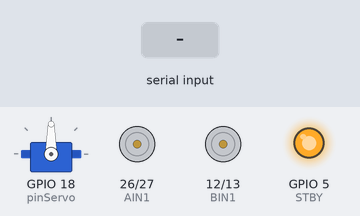
Bench run of a sketch on a simulated ESP32. Shown: servo, motor-driver pin pairs drawn as motors (green arrow = first pin HIGH = forward, orange = second pin HIGH = backward, longer = more drive, scaled by the enable pin, stopped while the standby pin is LOW), output pins drawn as LEDs (lit = HIGH). The inputs (shaded band) are chosen by the test bench. What the sketch prints to the serial monitor is not drawn.

Above: at 1.8 s.
1.9 s: "w\n" received over Serial
At 2.9 s:
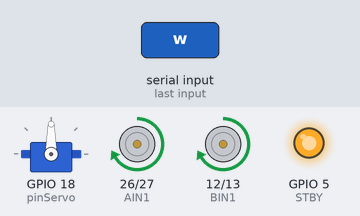
3.4 s: "s\n" received over Serial
At 4.3 s:
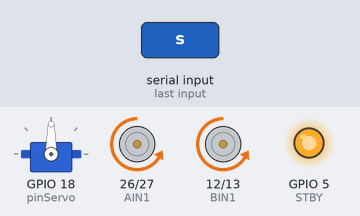
4.9 s: "d\n" received over Serial
At 5.4 s:
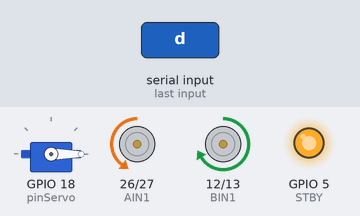
6.4 s: "a\n" received over Serial
At 7.7 s:
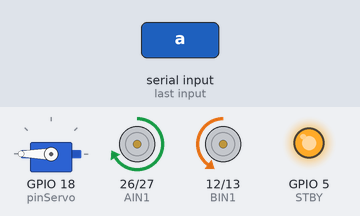
Timing chart, 0 to 8.9 s (numbered marks = the images above; inputs shaded):
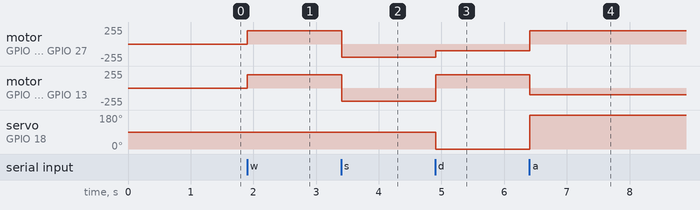

The sketch:

Servo_y_reductores.ino
```cpp
/*
 * Control de Motores DC con TB6612FNG + Servo usando ESP32
 * Control mediante teclas del computador vía Serial
 * Motores: W/S/A/D para movimiento, X para detener
 * Servo: Se orienta según la dirección del carrito
 *        - Derecha (D): 0 grados
 *        - Izquierda (A): 180 grados
 *        - Otros casos: 90 grados
 */

// ============================================
// LIBRERÍAS
// ============================================
#include <ESP32Servo.h>

// ============================================
// CONFIGURACIÓN DE PINES - TB6612FNG
// ============================================
// Motor A (Motor Derecho)
const int PWMA = 25;  // PWM para velocidad Motor A
const int AIN1 = 26;  // Dirección Motor A
const int AIN2 = 27;  // Dirección Motor A

// Motor B (Motor Izquierdo)
const int PWMB = 14;  // PWM para velocidad Motor B
const int BIN1 = 12;  // Dirección Motor B
const int BIN2 = 13;  // Dirección Motor B

// Standby del TB6612FNG
const int STBY = 5;

// ============================================
// CONFIGURACIÓN DEL SERVO
// ============================================
Servo servo;
const int pinServo = 18;

// Posiciones del servo según dirección
const int SERVO_DERECHA = 0;
const int SERVO_CENTRO = 90;
const int SERVO_IZQUIERDA = 180;

// ============================================
// CONFIGURACIÓN PWM MOTORES
// ============================================
const int PWM_FREQ = 1000;      // Frecuencia PWM en Hz
const int PWM_RESOLUTION = 8;   // Resolución de 8 bits (0-255)

// ============================================
// VARIABLES GLOBALES
// ============================================
const int VELOCIDAD_MAXIMA = 255;
const int VELOCIDAD_MINIMA = 150;
int velocidad_actual = 200;

// ============================================
// FACTORES DE CORRECCIÓN DE MOTORES
// ============================================
// Ajusta estos valores para balancear las velocidades
// Valor entre 0.0 y 1.0 (1.0 = 100% de velocidad)
float factorMotorDerecho = 1;   // Si gira más rápido, reduce a 0.9, 0.8, etc.
float factorMotorIzquierdo = 1.0; // Si gira más rápido, reduce a 0.9, 0.8, etc.

// ============================================
// FUNCIONES DE CONTROL DE MOTORES
// ============================================
void detenerMotores() {
  digitalWrite(AIN1, LOW);
  digitalWrite(AIN2, LOW);
  digitalWrite(BIN1, LOW);
  digitalWrite(BIN2, LOW);
  analogWrite(PWMA, 0);
  analogWrite(PWMB, 0);
  servo.write(SERVO_CENTRO);
  Serial.println("🛑 Motores detenidos - Servo centrado");
}

void motorDerechoAdelante(int velocidad) {
  digitalWrite(AIN1, HIGH);
  digitalWrite(AIN2, LOW);
  analogWrite(PWMA, velocidad * factorMotorDerecho);
}

void motorDerechoAtras(int velocidad) {
  digitalWrite(AIN1, LOW);
  digitalWrite(AIN2, HIGH);
  analogWrite(PWMA, velocidad * factorMotorDerecho);
}

void motorIzquierdoAdelante(int velocidad) {
  digitalWrite(BIN1, HIGH);
  digitalWrite(BIN2, LOW);
  analogWrite(PWMB, velocidad * factorMotorIzquierdo);
}

void motorIzquierdoAtras(int velocidad) {
  digitalWrite(BIN1, LOW);
  digitalWrite(BIN2, HIGH);
  analogWrite(PWMB, velocidad * factorMotorIzquierdo);
}

// ============================================
// FUNCIONES DE MOVIMIENTO DEL ROBOT
// ============================================
void avanzar() {
  motorDerechoAdelante(velocidad_actual);
  motorIzquierdoAdelante(velocidad_actual);
  servo.write(SERVO_CENTRO);
  Serial.println("⬆️  Avanzando - Servo centrado (90°)");
}

void retroceder() {
  motorDerechoAtras(velocidad_actual);
  motorIzquierdoAtras(velocidad_actual);
  servo.write(SERVO_CENTRO);
  Serial.println("⬇️  Retrocediendo - Servo centrado (90°)");
}

void girarDerecha() {
  motorIzquierdoAdelante(velocidad_actual);
  motorDerechoAtras(velocidad_actual / 2);
  servo.write(SERVO_DERECHA);
  Serial.println("➡️  Girando a la derecha - Servo a 0°");
}

void girarIzquierda() {
  motorDerechoAdelante(velocidad_actual);
  motorIzquierdoAtras(velocidad_actual / 2);
  servo.write(SERVO_IZQUIERDA);
  Serial.println("⬅️  Girando a la izquierda - Servo a 180°");
}

void aumentarVelocidad() {
  velocidad_actual = min(velocidad_actual + 20, VELOCIDAD_MAXIMA);
  Serial.print("⚡ Velocidad: ");
  Serial.println(velocidad_actual);
}

void disminuirVelocidad() {
  velocidad_actual = max(velocidad_actual - 20, VELOCIDAD_MINIMA);
  Serial.print("🐌 Velocidad: ");
  Serial.println(velocidad_actual);
}

// ============================================
// FUNCIÓN PRINCIPAL DE CONTROL
// ============================================
void procesarComando(char tecla) {
  tecla = tolower(tecla);

  switch(tecla) {
    // Control de motores
    case 'w':
      avanzar();
      break;
    case 's':
      retroceder();
      break;
    case 'd':
      girarDerecha();
      break;
    case 'a':
      girarIzquierda();
      break;
    case 'x':
      detenerMotores();
      break;
    case '+':
      aumentarVelocidad();
      break;
    case '-':
      disminuirVelocidad();
      break;

    default:
      Serial.print("❌ Comando desconocido: ");
      Serial.println(tecla);
      break;
  }
}

// ============================================
// SETUP
// ============================================
void setup() {
  // Inicializar comunicación serial
  Serial.begin(115200);
  delay(500);

  // IMPORTANTE: Inicializar servo PRIMERO para que reserve sus canales PWM
  servo.attach(pinServo, 500, 2500);
  delay(100);  // Pausa para estabilización
  servo.write(SERVO_CENTRO);  // Posición inicial centrada

  // Configurar pines de dirección de motores como salidas
  pinMode(AIN1, OUTPUT);
  pinMode(AIN2, OUTPUT);
  pinMode(BIN1, OUTPUT);
  pinMode(BIN2, OUTPUT);
  pinMode(STBY, OUTPUT);

  // Configurar pines PWM de motores DESPUÉS del servo
  ledcAttach(PWMA, PWM_FREQ, PWM_RESOLUTION);
  ledcAttach(PWMB, PWM_FREQ, PWM_RESOLUTION);

  // Activar el driver (salir de standby)
  digitalWrite(STBY, HIGH);

  // Detener motores al inicio
  detenerMotores();

  // Mostrar menú
  Serial.println("\n==================================================");
  Serial.println("   CONTROL DE MOTORES TB6612FNG + SERVO");
  Serial.println("==================================================");
  Serial.println("\n📋 CONTROLES:");
  Serial.println("   W : Avanzar");
  Serial.println("   S : Retroceder");
  Serial.println("   D : Girar derecha");
  Serial.println("   A : Girar izquierda");
  Serial.println("   X : Detener");
  Serial.println("   + : Aumentar velocidad");
  Serial.println("   - : Disminuir velocidad");
  Serial.println("\n🎯 POSICIONES DEL SERVO:");
  Serial.println("   Derecha (D): 0°");
  Serial.println("   Izquierda (A): 180°");
  Serial.println("   Centro (W/S/X): 90°");
  Serial.println("\n⚙️  CALIBRACIÓN DE MOTORES:");
  Serial.print("   Motor Derecho: ");
  Serial.print(factorMotorDerecho * 100);
  Serial.println("%");
  Serial.print("   Motor Izquierdo: ");
  Serial.print(factorMotorIzquierdo * 100);
  Serial.println("%");
  Serial.println("\n✅ Sistema listo. Esperando comandos...\n");
}

// ============================================
// LOOP PRINCIPAL
// ============================================
void loop() {
  // Verificar si hay datos disponibles en el serial
  if (Serial.available() > 0) {
    char comando = Serial.read();

    // Ignorar saltos de línea y retornos de carro
    if (comando != '\n' && comando != '\r') {
      procesarComando(comando);
    }
  }

  delay(10);  // Pequeña pausa para no saturar el loop
}
```

Measured:
- after the input at 1.9 s, motor on GPIO 26 (AIN1) / GPIO 27 (AIN2), motor on GPIO 12 (BIN1) / GPIO 13 (BIN2): stopped → forward 200/255 at once
- after the input at 3.4 s, motor on GPIO 26 (AIN1) / GPIO 27 (AIN2), motor on GPIO 12 (BIN1) / GPIO 13 (BIN2): forward 200/255 → backward 200/255 at once
- after the input at 4.9 s, motor on GPIO 26 (AIN1) / GPIO 27 (AIN2): backward 200/255 → backward 100/255 at once; motor on GPIO 12 (BIN1) / GPIO 13 (BIN2): backward 200/255 → forward 200/255 at once; servo on GPIO 18 (pinServo): 90° → 0° at once
- after the input at 6.4 s, motor on GPIO 26 (AIN1) / GPIO 27 (AIN2): backward 100/255 → forward 200/255 at once; motor on GPIO 12 (BIN1) / GPIO 13 (BIN2): forward 200/255 → backward 100/255 at once; servo on GPIO 18 (pinServo): 0° → 180° at once
